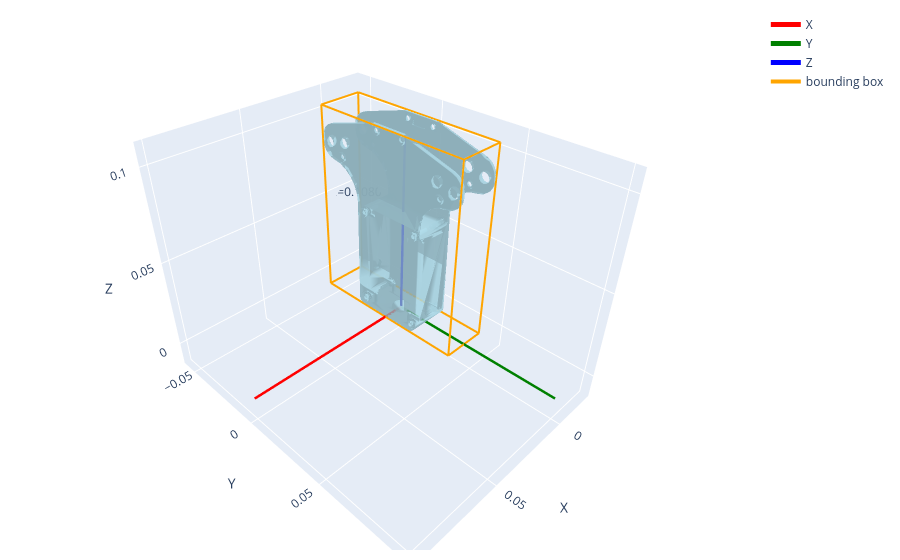

Notebook code cell kept with this figure:
### Code cell
import os
import trimesh
import plotly.graph_objects as go
import numpy as np

# 载入整个gripper相关mesh
mesh_dir = "/Users/ningyu/code_before_paper/mujoco-learning/model/aubo_i10_inspire/meshes"
# 假设gripper由多个STL文件组成，拼接成一个整体
gripper_mesh_files = [
    "gripper_base_link.STL",
    # "gripper_Link1.STL",
    # "gripper_Link2.STL",
    # "gripper_Link3.STL",
    # "gripper_Link4.STL",
    # 如有其它part，继续添加
]

mesh_list = []
for fname in gripper_mesh_files:
    path = os.path.join(mesh_dir, fname)
    if os.path.exists(path):
        part = trimesh.load_mesh(path)
        # 若某些mesh不是trimesh.Trimesh对象而是Scene，需统一为Trimesh列表
        if isinstance(part, trimesh.Scene):
            part = trimesh.util.concatenate(part.dump())
        mesh_list.append(part)
    else:
        print(f"Warning: {path} not found")

# 拼成一个整体mesh
if len(mesh_list) == 0:
    raise RuntimeError("No gripper mesh loaded!")
elif len(mesh_list) == 1:
    mesh = mesh_list[0]
else:
    mesh = trimesh.util.concatenate(mesh_list)

# 坐标轴长度
axis_length = 0.1

# 获取mesh的三角面和点
vertices = mesh.vertices
faces = mesh.faces

# Plotly mesh3d
mesh_trace = go.Mesh3d(
    x=vertices[:, 0],
    y=vertices[:, 1],
    z=vertices[:, 2],
    i=faces[:, 0],
    j=faces[:, 1],
    k=faces[:, 2],
    color='lightblue',
    opacity=0.8,
    name="Gripper Mesh"
)

# 添加坐标轴
origin = np.array([0, 0, 0])
axes_lines = [
    # X axis (red)
    go.Scatter3d(x=[0, axis_length], y=[0, 0], z=[0, 0], mode='lines', line=dict(color='red', width=5), name='X'),
    # Y axis (green)
    go.Scatter3d(x=[0, 0], y=[0, axis_length], z=[0, 0], mode='lines', line=dict(color='green', width=5), name='Y'),
    # Z axis (blue)
    go.Scatter3d(x=[0, 0], y=[0, 0], z=[0, axis_length], mode='lines', line=dict(color='blue', width=5), name='Z')
]

# 计算AABB bounding box
bbox = mesh.bounds  # shape (2, 3): min, max
mins, maxs = bbox
bbox_corners = np.array([
    [mins[0], mins[1], mins[2]],
    [mins[0], mins[1], maxs[2]],
    [mins[0], maxs[1], mins[2]],
    [mins[0], maxs[1], maxs[2]],
    [maxs[0], mins[1], mins[2]],
    [maxs[0], mins[1], maxs[2]],
    [maxs[0], maxs[1], mins[2]],
    [maxs[0], maxs[1], maxs[2]],
])

# 定义bounding box线的连接（前后、左右、上下12条边）
lines = [
    (0, 1), (0, 2), (0, 4),
    (1, 3), (1, 5),
    (2, 3), (2, 6),
    (3, 7),
    (4, 5), (4, 6),
    (5, 7),
    (6, 7)
]
bbox_line_traces = []
for i, j in lines:
    bbox_line_traces.append(
        go.Scatter3d(
            x=[bbox_corners[i, 0], bbox_corners[j, 0]],
            y=[bbox_corners[i, 1], bbox_corners[j, 1]],
            z=[bbox_corners[i, 2], bbox_corners[j, 2]],
            mode='lines',
            line=dict(color='orange', width=4),
            name='bounding box' if i == 0 and j == 1 else None,
            showlegend=(i == 0 and j == 1)
        )
    )

# 添加文本注释显示尺寸
size_x = maxs[0] - mins[0]
size_y = maxs[1] - mins[1]
size_z = maxs[2] - mins[2]

# 中心点
center = (mins + maxs) / 2

# 在三个轴方向分别添加尺寸文字
bbox_text = [
    go.Scatter3d(
        x=[center[0]], y=[mins[1]-0.01], z=[mins[2]-0.01],
        mode="text",
        text=[f"Lx={size_x:.4f} m"],
        textposition="bottom center",
        showlegend=False
    ),
    go.Scatter3d(
        x=[mins[0]-0.01], y=[center[1]], z=[mins[2]-0.01],
        mode="text",
        text=[f"Ly={size_y:.4f} m"],
        textposition="bottom center",
        showlegend=False
    ),
    go.Scatter3d(
        x=[mins[0]-0.01], y=[mins[1]-0.01], z=[center[2]],
        mode="text",
        text=[f"Lz={size_z:.4f} m"],
        textposition="bottom center",
        showlegend=False
    ),
]

fig = go.Figure(data=[mesh_trace] + axes_lines + bbox_line_traces + bbox_text)
fig.update_layout(
    scene=dict(
        xaxis_title='X',
        yaxis_title='Y',
        zaxis_title='Z',
        aspectmode='data'
    ),
    margin=dict(r=10, l=10, b=10, t=10)
)
fig.show()

### Figure 1 — Plotly figure (JSON) as saved in the notebook; plotly's stock layout.template omitted (floating-point values rounded to 4 significant figures; data arrays with more than 128 entries replaced by an {"elided": "..."} marker saying what was removed)
{"data": [{"color": "lightblue", "i": {"elided": "6032 int values"}, "j": {"elided": "6032 int values"}, "k": {"elided": "6032 int values"}, "name": "Gripper Mesh", "opacity": 0.8, "type": "mesh3d", "x": {"elided": "2986 float values"}, "y": {"elided": "2986 float values"}, "z": {"elided": "2986 float values"}}, {"line": {"color": "red", "width": 5}, "mode": "lines", "name": "X", "type": "scatter3d", "x": [0, 0.1], "y": [0, 0], "z": [0, 0]}, {"line": {"color": "green", "width": 5}, "mode": "lines", "name": "Y", "type": "scatter3d", "x": [0, 0], "y": [0, 0.1], "z": [0, 0]}, {"line": {"color": "blue", "width": 5}, "mode": "lines", "name": "Z", "type": "scatter3d", "x": [0, 0], "y": [0, 0], "z": [0, 0.1]}, {"line": {"color": "orange", "width": 4}, "mode": "lines", "name": "bounding box", "showlegend": true, "type": "scatter3d", "x": [-0.0125, -0.0125], "y": [-0.045, -0.045], "z": [3.628e-09, 0.108]}, {"line": {"color": "orange", "width": 4}, "mode": "lines", "showlegend": false, "type": "scatter3d", "x": [-0.0125, -0.0125], "y": [-0.045, 0.045], "z": [3.628e-09, 3.628e-09]}, {"line": {"color": "orange", "width": 4}, "mode": "lines", "showlegend": false, "type": "scatter3d", "x": [-0.0125, 0.0125], "y": [-0.045, -0.045], "z": [3.628e-09, 3.628e-09]}, {"line": {"color": "orange", "width": 4}, "mode": "lines", "showlegend": false, "type": "scatter3d", "x": [-0.0125, -0.0125], "y": [-0.045, 0.045], "z": [0.108, 0.108]}, {"line": {"color": "orange", "width": 4}, "mode": "lines", "showlegend": false, "type": "scatter3d", "x": [-0.0125, 0.0125], "y": [-0.045, -0.045], "z": [0.108, 0.108]}, {"line": {"color": "orange", "width": 4}, "mode": "lines", "showlegend": false, "type": "scatter3d", "x": [-0.0125, -0.0125], "y": [0.045, 0.045], "z": [3.628e-09, 0.108]}, {"line": {"color": "orange", "width": 4}, "mode": "lines", "showlegend": false, "type": "scatter3d", "x": [-0.0125, 0.0125], "y": [0.045, 0.045], "z": [3.628e-09, 3.628e-09]}, {"line": {"color": "orange", "width": 4}, "mode": "lines", "showlegend": false, "type": "scatter3d", "x": [-0.0125, 0.0125], "y": [0.045, 0.045], "z": [0.108, 0.108]}, {"line": {"color": "orange", "width": 4}, "mode": "lines", "showlegend": false, "type": "scatter3d", "x": [0.0125, 0.0125], "y": [-0.045, -0.045], "z": [3.628e-09, 0.108]}, {"line": {"color": "orange", "width": 4}, "mode": "lines", "showlegend": false, "type": "scatter3d", "x": [0.0125, 0.0125], "y": [-0.045, 0.045], "z": [3.628e-09, 3.628e-09]}, {"line": {"color": "orange", "width": 4}, "mode": "lines", "showlegend": false, "type": "scatter3d", "x": [0.0125, 0.0125], "y": [-0.045, 0.045], "z": [0.108, 0.108]}, {"line": {"color": "orange", "width": 4}, "mode": "lines", "showlegend": false, "type": "scatter3d", "x": [0.0125, 0.0125], "y": [0.045, 0.045], "z": [3.628e-09, 0.108]}, {"mode": "text", "showlegend": false, "text": ["Lx=0.0250 m"], "textposition": "bottom center", "type": "scatter3d", "x": [9.313e-10], "y": [-0.055], "z": [-0.01]}, {"mode": "text", "showlegend": false, "text": ["Ly=0.0900 m"], "textposition": "bottom center", "type": "scatter3d", "x": [-0.0225], "y": [-1.118e-08], "z": [-0.01]}, {"mode": "text", "showlegend": false, "text": ["Lz=0.1080 m"], "textposition": "bottom center", "type": "scatter3d", "x": [-0.0225], "y": [-0.055], "z": [0.054]}], "layout": {"margin": {"b": 10, "l": 10, "r": 10, "t": 10}, "scene": {"aspectmode": "data", "xaxis": {"title": {"text": "X"}}, "yaxis": {"title": {"text": "Y"}}, "zaxis": {"title": {"text": "Z"}}}}}
